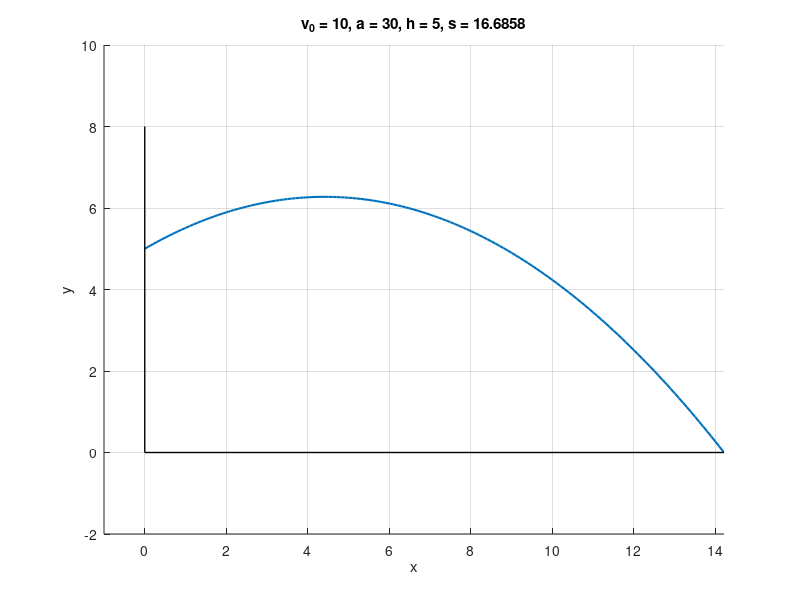

Write MATLAB code to recreate this figure.
clear
close all
format long


% GIVEN
v_0 = 10
a = pi / 6
h = 5
g = 9.81

% Solve
% - g / (2 *(v0 * cos(a))^2) * (x^2) + tan(a) * x + h

first = - g / (2 * (v_0 * cos(a)) ^ 2)
second = tan(a)
delta = second ^ 2 - 4 * first * h
x1 = (- second + sqrt(delta)) / (2 * first)
x2 = (- second - sqrt(delta)) / (2 * first)


if(x1 > 0)
  k = x1
else
  k = x2
end

% The length s of the picture

s = -(2^(3/2)*cos(a)^4*v_0^4*asinh((sec(a)^2*sin(2*a)*v_0^2-2*sec(a)^2*g*k)/(2*v_0^2))+(2*cos(a)^2*tan(a)*v_0^2-2*g*k)*sqrt((cos(2*a)+1)*v_0^4-2*sin(2*a)*g*k*v_0^2+2*g^2*k^2)+(-2^(3/2)*cos(a)^4*asinh((sec(a)^2*sin(2*a))/2)-2*cos(a)^2*tan(a)*sqrt(cos(2*a)+1))*v_0^4)/(2^(5/2)*cos(a)^2*g*v_0^2)

% Graph
figure(1)
hold on
x = 0:0.1:k
f = @(x) -g ./ (2 .* (v_0 .* cos(a)) .^ 2) .* (x .^ 2) + tan(a) .* x + h
plot(x, f(x), 'linewidth', 1.5)
xlim([-1, k])
ylim([-2, v_0])
plot([0, k], [0, 0], 'black' ,'linewidth', 1)
plot([0, 0], [0, h + 3], 'black' ,'linewidth', 1)
title(['v_0 = ',num2str(v_0),', a = ',num2str(30), ', h = ', num2str(h), ', s = ', num2str(s)])

xlabel('x')
ylabel('y')
grid
hold off
